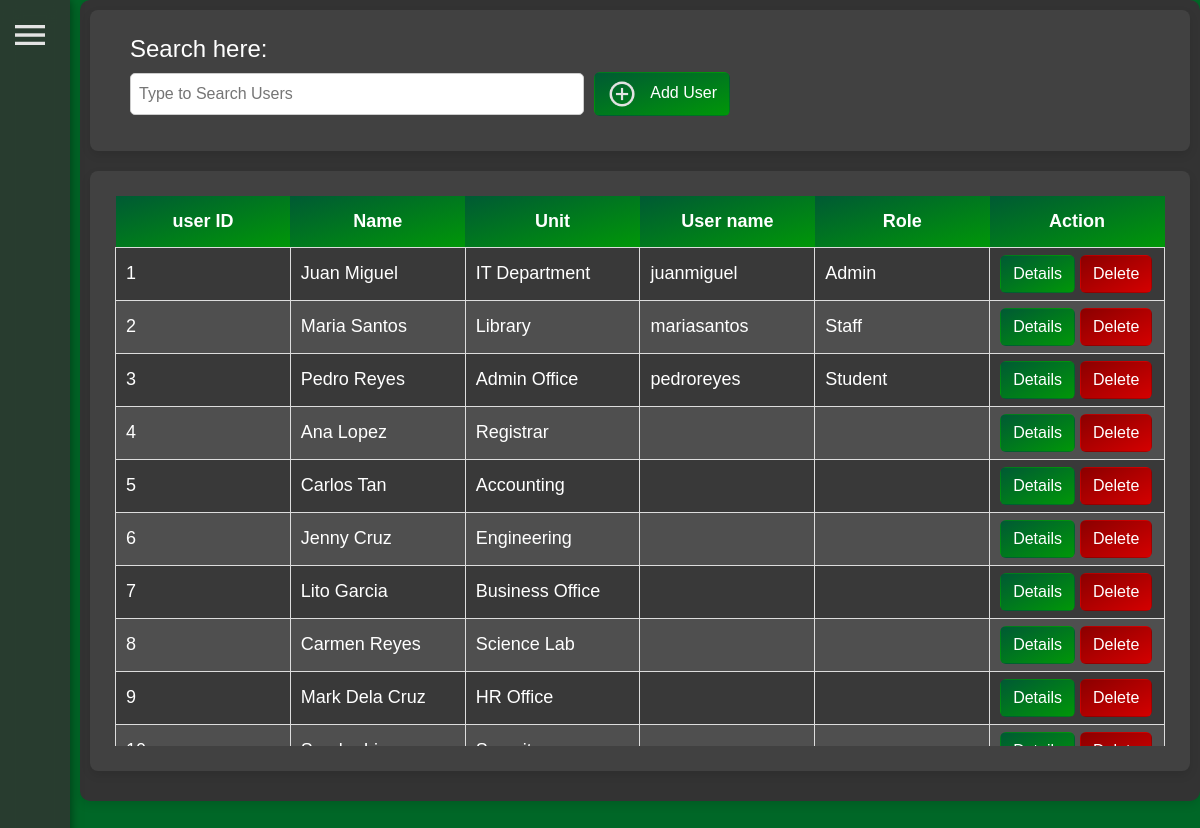
/admin/users.php, run on the app's committed database.
### tables this page shows
CREATE TABLE user (
    user_ID INT AUTO_INCREMENT PRIMARY KEY,
    full_name VARCHAR(100) NOT NULL,
    unit_ID INT,
    FOREIGN KEY (unit_ID) REFERENCES unit(unit_ID)
);

CREATE TABLE unit (
    unit_ID INT AUTO_INCREMENT PRIMARY KEY,
    unit_name VARCHAR(100) NOT NULL
);

CREATE TABLE account (
    account_ID INT AUTO_INCREMENT PRIMARY KEY,
    user_ID INT,
    username VARCHAR(50) UNIQUE NOT NULL,
    password_hash VARCHAR(255) NOT NULL,
    role_ID INT,
    status ENUM('active', 'inactive') DEFAULT 'active',
    remember_token VARCHAR(255),
    token_expiry DATETIME,
    FOREIGN KEY (user_ID) REFERENCES user(user_ID),
    FOREIGN KEY (role_ID) REFERENCES role(role_ID)
);

CREATE TABLE role (
    role_ID INT AUTO_INCREMENT PRIMARY KEY,
    role_name VARCHAR(50) NOT NULL
);

### class/fetch_data.php (called while the page is built, shortened)
<?php
class Users {
    private $pdo;
    public function __construct($pdo){
        $this->pdo = $pdo;
    }
    public function fetchAllUsers(){
        $sql = "
    SELECT
        user.user_ID,
        user.full_name,
        unit.unit_name,
        account.username,
        role.role_name
    FROM
        user
    JOIN
        unit ON user.unit_ID = unit.unit_ID
    LEFT JOIN
        account ON user.user_ID = account.user_ID
    LEFT JOIN
        role ON account.role_ID = role.role_ID
";
    $stmt = $this->pdo->query($sql);
    return $stmt->fetchAll();
    }
}
?>

### admin/views/users/userList.php (the view, shortened to what this page needs)
<?php
require_once $_SERVER['DOCUMENT_ROOT'] . '\ims\class\fetch_data.php';
function userList(){
    global $pdo;
    $inventory = new Users($pdo);
    $users = $inventory->fetchAllUsers();
    ?>
  <div class="invt-table-data">
                        <table class="invt-table-box" id="userTable">
                            <thead>
                                <tr>
                                    <th>user ID</th>
                                    <th>Name</th>
                                    <th>Unit</th>
                                    <th>User name</th>
                                    <th>Role</th>
                                    <th>Action</th>
                                </tr>
                            </thead>
                            <tbody>
                                    <?php
                                        if($users && count($users) > 0) {
                                            foreach ($users as $row) {
                                                echo "<tr>";
                                                echo "<td>" . $row['user_ID'] . "</td>";
                                                echo "<td>" . $row['full_name'] . "</td>";
                                                echo "<td>" . $row['unit_name'] . "</td>";
                                                echo "<td>" . $row['username'] . "</td>";
                                                echo "<td>" . $row['role_name'] . "</td>";
                                                echo "<td>
                                                        <button id='edit-" . htmlspecialchars($row['user_ID']) . "' class='btn btn-edit'>Details</button>
                                                        <button class='btn btn-delete'>Delete</button>
                                                    </td>";
                                                echo "</tr>";
                                            }
                                        } else {
                                            echo "<tr><td colspan='6'>No users found.</td></tr>";
                                        }
                                     ?>
                            </tbody>
                        </table>
                    </div>
<?php } ?>

### admin/users.php (shortened to what this page needs)
<?php
if (file_exists('views/users/userList.php')) {
    include ('views/users/userList.php');
} else {
    echo "Error: StatsOverview file not found!";
}
?>
<!DOCTYPE html>
<html lang="en">
<head>
    <link rel="stylesheet" href="\ims\bootstrap\css\bootstrap.min.css">
    <link rel="stylesheet" href="\ims\css\style.css">
</head>
<body>
<div id="users" class="header-inventory">
        <div class="field-inventory">
            <form id="searchForm">
                <div class="invt-field-details">
                    <div class="invt-field-header"><h4>Search here:</h4>
                        <div class="invt-input-box">
                            <input type="text" class="search-bar" id="searchInput" placeholder="Type to Search Users" onkeyup="searchInventory()" required>
                                <button type="button" class="btn" id="addUserBtn">
                                    <img src="imgs/add.png" alt="Add Items" class="invt-icon">
                                    Add User
                                </button>
                        </div>
                    </div>
                </div>
            </form>
        </div>
       <div class="field-inventory">
            <div class="invt-list-container">
                <?php userList(); ?>
            </div>
       </div>
    </div>
    <div>
        <?php
            include ('navbar.php');
        ?>
    </div>
</body>
</html>

### admin/navbar.php (shortened to what this page needs)
  <nav>
    <ul class="sidebar shrink">
        <li class="sidebar-header">
        </li>
        <li><button id="menu-btn">
                <img src="imgs\menu-btn.png" alt="Menu" width="30">
            </button>
        </li>
        <li>
            <a href="home.php">
            </a>
        </li>
        <li>
            <a href="InventoryList.php">
            </a>
        </li>
         <li>
            <a href="users.php">
            </a>
        </li>
        <li>
            <a href="account.php">
            </a>
        </li>
        <li>
            <a href="request.php">
            </a>
        </li>
        <li>
            <a href="borrowed.php">
            </a>
        </li>
        <li>
            <a href="../logout.php">
            </a>
        </li>
    </ul>
</nav>

### css/style.css (style rules this page uses)
* { margin: 0px; padding: 0px; box-sizing: border-box; font-family: sans-serif ; }
body { background-color: #006727; margin-left: 80px; }
.sidebar { list-style: none; position: fixed; top: 0; left: 0; height: 100vh; width: 250px; background-color: rgba(51, 51, 51, 0.8); backdrop-filter: blur(10px); transition: width 0.3s ease-in-out; box-shadow: 0 0 10px rgba(0, 0, 0, 0.5); display: flex; flex-direction: column; align-items: flex-start; justify-content: flex-start; z-index: 1000; }
.sidebar-header { display: flex; align-items: center; justify-content: flex-start; padding: 15px; width: 100%; border-bottom: 2px solid rgba(255, 255, 255, 0.2); transition: all 0.3s ease-in-out; }
.sidebar a { display: flex; align-items: center; padding: 12px 15px; color: white; text-decoration: none; font-size: 16px; transition: 0.3s; white-space: nowrap; }
.sidebar.shrink .sidebar-header { border-bottom: none; }
.sidebar.shrink { width: 70px; }
.sidebar.shrink a { font-size: 0; padding: 12px; }
#menu-btn { position: absolute; top: 15px; left: 10px; background: transparent; border: none; cursor: pointer; z-index: 1100; }
#menu-btn img { width: 30px; height: 30px; }
.sidebar.shrink #menu-btn img { width: 40px; height: 40px; }
.header-inventory { pointer-events: auto; opacity: 1; font-size: 18px; width: 100%; background:rgb(51, 51, 51); border-radius: 10px; box-shadow: 0 4px 10px rgba(0, 0, 0, 0.1); padding: 10px; color: white; }
.field-inventory { align-items: center; font-size: 18px; width: 100%; padding: 15px; margin-bottom: 20px; background: rgb(65, 65, 65); border-radius: 8px; color: white; box-shadow: 0 4px 10px rgba(0, 0, 0, 0.1); }
.invt-field-header { color: #ffffff; width: 100%; padding: 10px; overflow-x: auto; }
.invt-field-details { margin-left: 15px; display: flex; flex-wrap: nowrap; gap: 15px; overflow-x: auto; padding-bottom: 10px; }
.invt-input-box { min-width: 180px; max-width: 600px; align-items: center; gap: 10px; flex-wrap: wrap; display: flex; }
.search-bar { flex: 1; padding: 8px; font-size: 16px; border: 1px solid #ccc; border-radius: 5px; width: 250px; }
.invt-list-container { overflow-x: auto; text-align: center; justify-content: center; align-items: center; padding: 10px; position: relative; max-width: 100%; margin: 0 auto; }
.invt-table-data { scroll-snap-type: y mandatory; border-collapse: collapse; max-height: 550px; overflow-y: auto; position: relative; overflow-x: auto; width: 100%; white-space: nowrap; }
.invt-table-box { min-width: 100%; width: auto; border-collapse: collapse; border-radius: 8px; table-layout: fixed; }
.invt-table-box th, .invt-table-box td { min-width: 150px; white-space: nowrap; overflow: hidden; text-overflow: ellipsis; }
.invt-table-box th { text-align: center; background: linear-gradient(to bottom right, #005a34, #009708); color: white; width: auto; position: sticky; top: 0; padding: 12px 15px; }
.invt-table-box td { padding: 7px 10px; border: 1px solid #ddd; text-align: left; white-space: normal; }
.invt-table-box tr { scroll-snap-align: start; }
.invt-header-box th, .invt-table-box td { width: calc(100% / 6); }
.invt-table-box tbody tr:nth-child(even) { background: #4f4f4f; color: #ffffff; }
.invt-table-box tbody tr:nth-child(odd) { background: #393939; color: #ffffff; }
.btn { background: linear-gradient(to bottom right, #005a34, #009708); color: white; }
.btn-delete { background: linear-gradient(to bottom right, #8b0000, #d40000); color: white; }
.btn-edit { background: linear-gradient(to bottom right, #005a34, #009708); color: white; }
.invt-icon { width: 30px; height: 30px; margin-right: 10px; }

### data on the page
user: user_ID "1", full_name "Juan Miguel", unit_ID.unit_name "IT Department", account.username "juanmiguel", role.role_name "Admin"
user: user_ID "2", full_name "Maria Santos", unit_ID.unit_name "Library", account.username "mariasantos", role.role_name "Staff"
user: user_ID "3", full_name "Pedro Reyes", unit_ID.unit_name "Admin Office", account.username "pedroreyes", role.role_name "Student"
user: user_ID "4", full_name "Ana Lopez", unit_ID.unit_name "Registrar"
user: user_ID "5", full_name "Carlos Tan", unit_ID.unit_name "Accounting"
user: user_ID "6", full_name "Jenny Cruz", unit_ID.unit_name "Engineering"
user: user_ID "7", full_name "Lito Garcia", unit_ID.unit_name "Business Office"
user: user_ID "8", full_name "Carmen Reyes", unit_ID.unit_name "Science Lab"
user: user_ID "9", full_name "Mark Dela Cruz", unit_ID.unit_name "HR Office"
